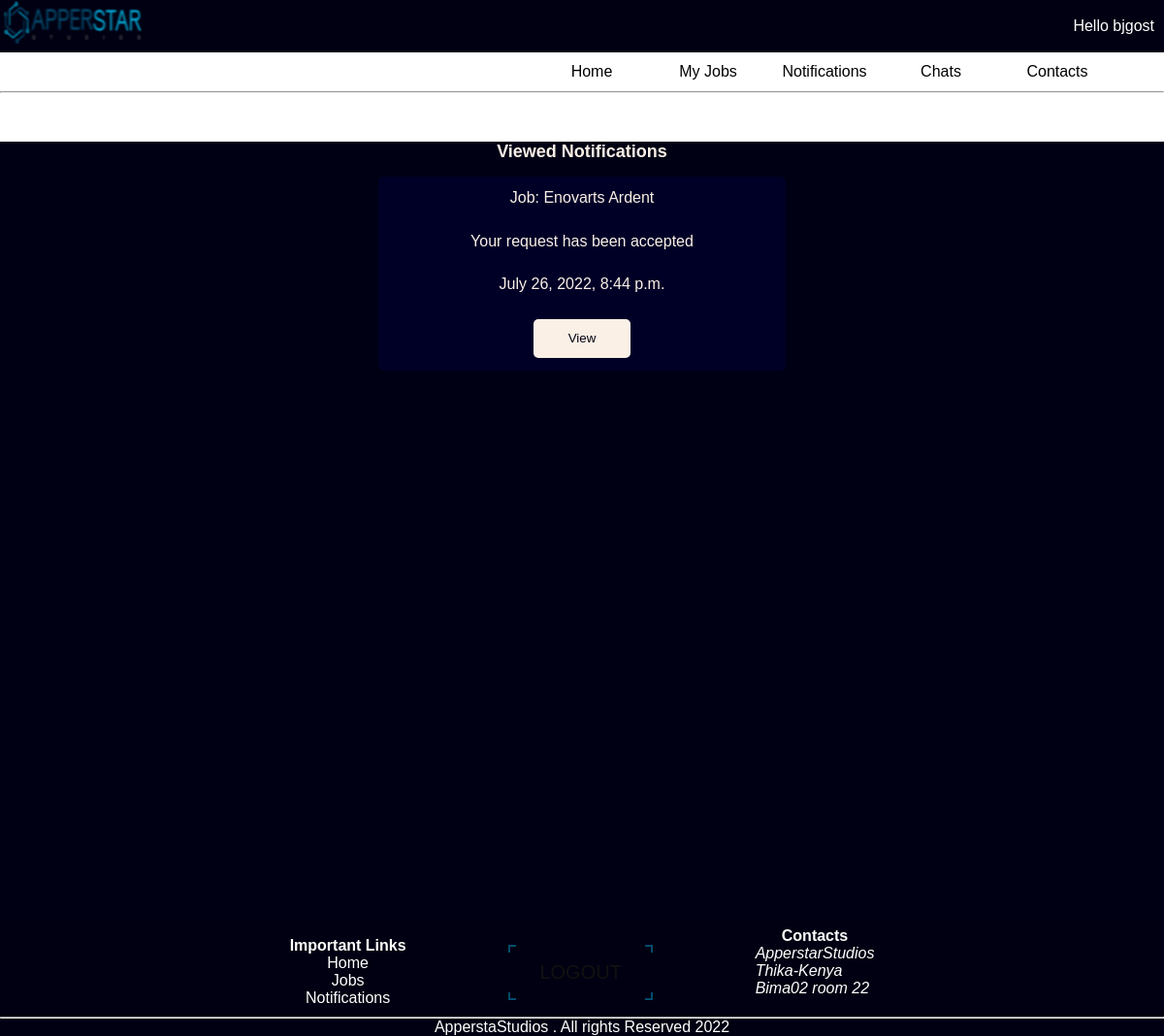
The page /jobs/my-notifications/1/ (signed in) on the database its author committed.
### accounts/models.py (models this page shows)
class User(AbstractUser):
	salesName = models.CharField(max_length=255, blank=True)

### ordering/models.py (models this page shows)
class Message(models.Model):
	user = models.ForeignKey(settings.AUTH_USER_MODEL, on_delete=models.CASCADE)
	notification = models.ForeignKey(Notification, on_delete=models.CASCADE)
	body = models.CharField(max_length=255, blank=True, null=True)
	timestamp = models.DateTimeField(auto_now_add=True, null=True)
	viewed = models.BooleanField(default=False, null=False)

class Notification(models.Model):
	user = models.ForeignKey(settings.AUTH_USER_MODEL, on_delete=models.CASCADE)
	category = models.CharField(max_length=255, choices=CATS, null=True, blank=True)
	job = models.ForeignKey(Job, on_delete=models.CASCADE)
	body = models.TextField(blank=True, null=True)
	viewed = models.BooleanField(null=False, default=False)
	timestamp = models.DateTimeField(auto_now_add=True, null=True)

class Job(models.Model):
	user = models.ForeignKey(settings.AUTH_USER_MODEL, on_delete=models.CASCADE, null=True)
	category = models.CharField(max_length=255, choices=CATS)
	timestamp = models.DateTimeField(auto_now_add=True, null=True)
	accepted = models.BooleanField(null=True, blank=True)
	scheduled = models.BooleanField(null=False, default=False)
	apper = models.ForeignKey(settings.AUTH_USER_MODEL, on_delete=models.CASCADE, null=True, related_name='apper')
	descriptive_purpose = models.TextField(null=True)
	title = models.CharField(max_length=255, blank=False, null=True)
	description = models.TextField(blank=True, null=True)
	purpose = models.CharField(blank=True, null=True, max_length=255, choices=PURPOSES)
	other = models.TextField(blank=True, null=True)
	features = models.TextField(blank=True, null=True)
	pages = models.IntegerField(blank=True, null=True)
	theme = models.CharField(blank=True, null=True, max_length=255)
	sys_type = models.CharField(max_length=225, choices=SYS_TYPES, null=True)
	modules = models.TextField(null=True)
	banner_type = models.CharField(max_length=255, choices=BANNERS, null=True)
	graphic_type = models.CharField(max_length=255, choices=GRAPHIC_TYPE, null=True)

### ordering/views.py (the view)
# urls.py: path('my-notifications/<str:pk>/', views.my_notifications, name='my-notifications'),
@login_required(login_url='login')
def my_notifications(request, pk):
	messages = Message.objects.filter(user_id=pk)
	viewed_messages = messages.filter(viewed=True)
	unviewed_messages = messages.filter(viewed=False)
	context={'messages': messages, 'viewed_messages':viewed_messages, 'unviewed_messages':unviewed_messages}
	template_name = 'my_notifications.html'
	return render(request, template_name, context)

### ordering/templates/my_notifications.html (shortened to what this page needs)
{%extends 'base2.html'%}
{%block style%}
{%load static%}
{%endblock%}
{%block content%}
<div class="outer-container">
	{%if viewed_messages or unviewed_messages%}
	<div class="container">
		<h2 class="not-title">Viewed Notifications</h2>
		{%for message in viewed_messages%}
		<div class="notification">
			<p>Job: {{message.notification.job.title}}</p>
			<p>{{message.body}}</p>
			<p>{{message.timestamp}}</p>
			<form method="post" action="{%url 'viewed'%}">
				<button type="submit" class="btn">View</button>
			</form>
		</div>
		{%endfor%}
	</div>
	{%endif%}
</div>
{%endblock%}

### ordering/templates/base2.html (shortened to what this page needs)
<!DOCTYPE html>
<html>
<head>
	{%load static%}
	<link rel="stylesheet" href="{% static 'client.css' %}">
    <link rel="stylesheet" href="{% static 'new.css' %}">
	<link rel="stylesheet" href="https://cdnjs.cloudflare.com/ajax/libs/font-awesome/4.7.0/css/
    font-awesome.min.css">
</head>
<body>
<div class="nav">
        <div class="logo">
            <a href="Client.html"><img src="{%static 'Apper.png'%}" alt="ApperstarLogo"></a>
        </div>
        <div class="account">
            <div class="account-container">
                <span>Hello {{request.user}}</span>
            </div>
        </div>
    </div>
    <div class="navbar__container">
        <ul class="navbar__menu">
            <li class="navbar__items">
                <a href="{%url 'blogs'%}" class="navbar__links" id="home-page"> Home</a>
            </li>
            <li class="navbar__items">
                <a href="{%url 'jobs' user.id%}" class="navbar__links" id="about-page">My Jobs</a>
            </li>
            <li class="navbar__items">
                <a href="{%url 'my-notifications' user.id %}" class="navbar__links" id="services-page">Notifications</a>
            </li>
            <li class="navbar__items">
                <a href="notifications.html" class="navbar__links" id="blog-page">Chats</a>
            </li>
            <li class="navbar__items">
                <a href="#contacts" class="navbar__links" id="blog-page">Contacts</a>
            </li>
        </ul>
    </div>
        <hr>
    {%block content%}
    {%endblock%}
    <footer>
        <div class="responsive-contacts">
        </div>
        <div class="footer-main">
            <div class="links">
                <h4>Important Links</h4>
                <ul class="footer-links">
                    <li>
                        <a href="{%url 'landing'%}">Home</a>
                    </li>
                    <li>
                        <a href="{%url 'jobs' user.id%}">Jobs</a>
                    </li>
                    <li>
                        <a href="{%url 'my-notifications' user.id %}">Notifications</a>
                    </li>
                </ul>
            </div>
            <div class="logout">
                <a href="{%url 'logout'%}" class="log-out"><span>Logout</span></a>
            </div>
            <div class="contacts">
                <h4>Contacts</h4>
                <ul>
                    <li>
                        <p>ApperstarStudios</p>
                    </li>
                    <li>
                        <p>Thika-Kenya</p>
                    </li>
                    <li>
                        <p>Bima02 room 22</p>
                    </li>
                </ul>
                <ul class="contacts-icons" id="contacts">
                </ul>
            </div>
        </div>
        <hr>
        <div class="copyright">
            <p>ApperstaStudios . All rights Reserved 2022</p>
        </div>
    </footer>
</body>
</html>

### accounts/static/client.css (style rules this page uses)
* { box-sizing: border-box; margin: 0; padding: 0; font-family: 'kumbh Sans', Sans-serif; scroll-behavior: smooth; }
.nav { width: 100%; height: auto; background: rgb(0, 0, 18); display: flex; justify-content: space-between; align-items: center; }
.account { display: flex; flex-direction: column; justify-content: center; margin-right: 10px; }
.account-container { color: white; }
.account-container span { cursor: pointer; transition: .5s ease; }
.account-container { position: relative; display: inline-block; }
.navbar__container { display: flex; justify-content: space-between; height: 40px; z-index: 1; width: 100%; max-width: 1300px; margin: 0 auto; padding: 0 50px; }
.navbar__menu { display: flex; align-items: center; list-style: none; }
.navbar__items { height: 80px; }
.navbar__links { color: black; display: flex; align-items: center; justify-content: center; width: 120px; text-decoration: none; height: 100%; transition: all 0.3s ease; }
footer { background: rgb(0, 0, 18); }
.responsive-contacts { width: 100%; display: flex; justify-content: center; align-items: center; }
.footer-main { display: flex; justify-content: center; align-items: center; }
.links { display: inline-block; }
.links h4 { color: white; }
.links li { list-style: none; text-align: center; }
.links a { text-decoration: none; color: white; transition: .5s ease; }
.logout { display: flex; justify-content: center; align-items: center; width: 30%; }
.logout a { position: relative; display: inline-block; padding: 15px 30px; border: 2px solid #044b6e; text-transform: uppercase; color: #111; text-decoration: none; font-weight: 600px; font-size: 20px; transition: .5s ease-in-out; }
.logout a::before { content: ''; position: absolute; top: 6px; left: -2px; width: calc(100% + 4px); height: calc(100% - 12px); background: rgb(0, 0, 18); transition: 0.5s ease-in-out; transform: scaleY(1); transition-delay: .5s; }
.logout a::after { content: ''; position: absolute; left: 6px; top: -2px; height: calc(100% + 4px); width: calc(100% - 12px); background: rgb(0, 0, 18); transition: 0.5s ease-in-out; transform: scaleX(1); }
.logout a span { position: relative; z-index: 3; }
.contacts h4 { color: white; text-align: center; }
.contacts li { color: white; list-style: none; font-style: italic; }
.contacts-icons { display: flex; }
.copyright { text-align: center; color: white; }

### ordering/templates/my_notifications.html (style rules this page uses)
:root { --apperBlack: #030011; --apperBlue: linear-gradient(120deg, #030011, #070125); }
.outer-container { width: inherit; display: flex; flex-direction: row; justify-content: space-between; margin-top: 50px; min-height: 100vh; background: rgba(0, 0, 20); }
.container { width: 50%; min-height: 100vh; background: rgb(0, 0, 20); display: flex; flex-direction: column; justify-content: safe start; align-items: center; color: linen; overflow-y: scroll; }
.notification { width: 70%; min-height: 25vh; display: flex; flex-direction: column; align-items: center; justify-content: space-around; background: rgba(0, 0, 58, 0.5); color: linen; border-radius: 5px; margin-top: 15px; }
.btn { background: linen; color: var(--apperBlack); height: 40px; width: 100px; border: none; border-radius: 5px; }
.not-title { font-size: 18px; }

### rows shown on the page
User: user "bjgost"
Message: notification.job "Enovarts Ardent", body "Your request has been accepted", timestamp "July 26, 2022, 8:44 p.m."
